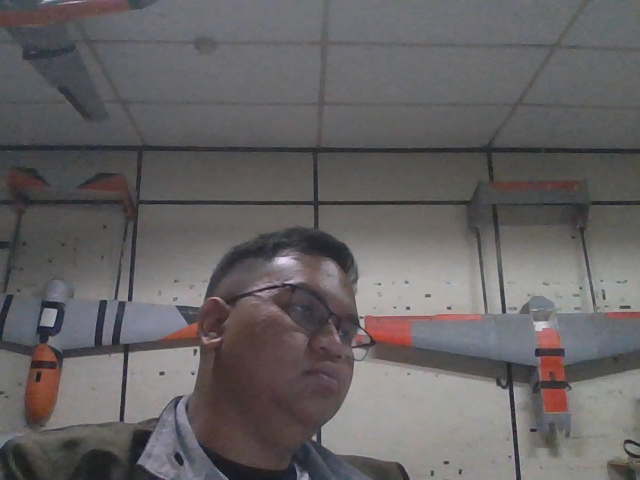
#> input picture archive/snapshots_and_tests/camera_check_idx_0.png, 640 x 480 px, given in place of the camera
$ python compare_v1_v2.py
#> lines starting #> are read from the running program, lines starting #| are printed output that depends on the picture; after the words box and inside, x2 and y2 are one past the last pixel; in counts of white or black regions, pixels touching at a corner belong together
#> in main, raw_frame is the input picture: shape (480, 640, 3); mean B, G, R 99.3, 98.3, 101.6
"""
================================================================================
          EASYCAP VRX CLEAN FULLSCREEN VIEWER & COMPARISON
                         Teknofest Autonomy & Vision
================================================================================

Deskripsi:
Viewer real-time layar penuh murni untuk EasyCap VRX.
Bebas slider, bebas lag, dan tidak merusak hardware register kamera.

Kontrol Keyboard:
  [SPACE]     : Toggle ON / OFF Enhancer (Bandingkan Langsung Fullscreen)
  [TAB]       : Mode Side-by-Side (Kiri: RAW Asli, Kanan: ENHANCED)
  [0]         : Pilih Camera Index 0 (EasyCap VRX)
  [1]         : Pilih Camera Index 1 (Webcam Laptop)
  [2]         : Pilih Camera Index 2 (OBS Virtual Camera)
  [F]         : Toggle Layar Penuh (True Fullscreen)
  [C]         : Simpan Snapshot Foto
  [Q] / [ESC] : Keluar
================================================================================
"""

import sys
import os
import time
import numpy as np
import cv2


class CleanVideoEnhancer:
    """
    Engine pemrosesan citra yang terbukti paling stabil, bersih, dan tajam
    untuk sinyal analog EasyCap VRX Teknofest.
    """
    def __init__(self):
        self.clahe = cv2.createCLAHE(clipLimit=1.4, tileGridSize=(8, 8))

    def process(self, frame: np.ndarray) -> np.ndarray:
        if frame is None or frame.size == 0:
            return frame

        h, w = frame.shape[:2]
#> h = 480; w = 640

        # 1. Instantaneous Field Deinterlacing (Hapus Garis Sisir)
        field = frame[1::2, :, :]
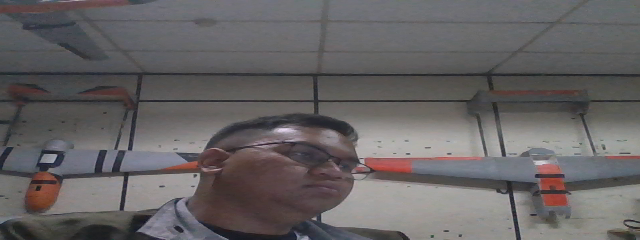
#> field: shape (240, 640, 3); mean B, G, R 99.4, 98.3, 101.7
        deint = cv2.resize(field, (w, h), interpolation=cv2.INTER_CUBIC)

        # 2. YCrCb Denoising & Color Separation
        ycrcb = cv2.cvtColor(deint, cv2.COLOR_BGR2YCrCb)
#> ycrcb: shape (480, 640, 3); mean of channels 0, 1, 2 99.5, 129.6, 128
        y, cr, cb = cv2.split(ycrcb)
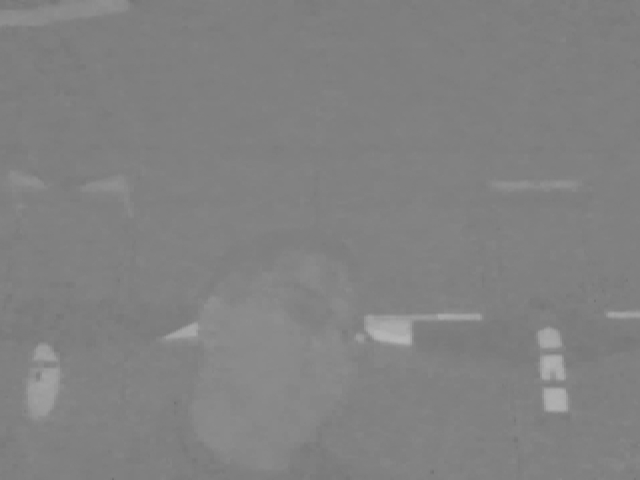
#> cr: shape (480, 640); min 110, max 183, mean 129.6

        # Fast Auto White Balance
        cr_off = int(np.clip(np.mean(cr) - 128, -20, 20))
#> cr_off = 1
        cb_off = int(np.clip(np.mean(cb) - 128, -20, 20))
#> cb_off = 0
        if cr_off != 0: cr = cv2.subtract(cr, cr_off)
        if cb_off != 0: cb = cv2.subtract(cb, cb_off)

        # Gentle Chroma Denoising
        cr = cv2.GaussianBlur(cr, (7, 7), 1.5)
        cb = cv2.GaussianBlur(cb, (7, 7), 1.5)

        # Luma Surface Smoothing (Hapus Bintik Semut, Jaga Garis Tepi)
        blur_y = cv2.GaussianBlur(y, (5, 5), 1.5)
        diff = cv2.absdiff(y, blur_y)
        mask_edge = cv2.threshold(diff, 10, 255, cv2.THRESH_BINARY)[1]
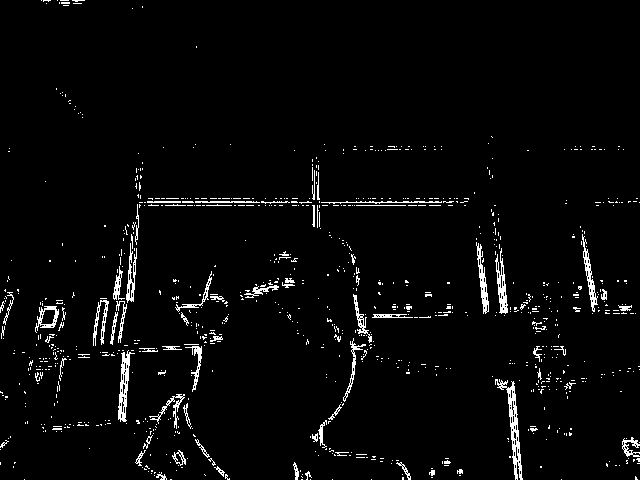
#> mask_edge: shape (480, 640); 3.2% white in thin lines or dots
        y_smooth = np.where(mask_edge == 255, y, blur_y)

        # Controlled CLAHE (Kontras Lokal)
        y_clahe = self.clahe.apply(y_smooth)

        # Clean Unsharp Masking
        blur_s = cv2.GaussianBlur(y_clahe, (0, 0), sigmaX=1.0)
        diff_s = cv2.absdiff(y_clahe, blur_s)
        mask_p = cv2.threshold(diff_s, 6, 255, cv2.THRESH_BINARY)[1]
#> mask_p: shape (480, 640); 3.3% white in thin lines or dots
        boost = cv2.addWeighted(y_clahe, 1.35, blur_s, -0.35, 0)
        y_final = np.where(mask_p == 255, boost, y_clahe)

        # Recombine
        merged = cv2.merge([y_final, cr, cb])
#> merged: shape (480, 640, 3); mean of channels 0, 1, 2 115.7, 128.6, 128
        bgr = cv2.cvtColor(merged, cv2.COLOR_YCrCb2BGR)

        # Saturation Boost (Warna Terpal Biru & Merah Jadi Pop)
        hsv = cv2.cvtColor(bgr, cv2.COLOR_BGR2HSV)
#> hsv: shape (480, 640, 3); mean H, S, V 71.7, 19.6, 120.2
        h_c, s_c, v_c = cv2.split(hsv)
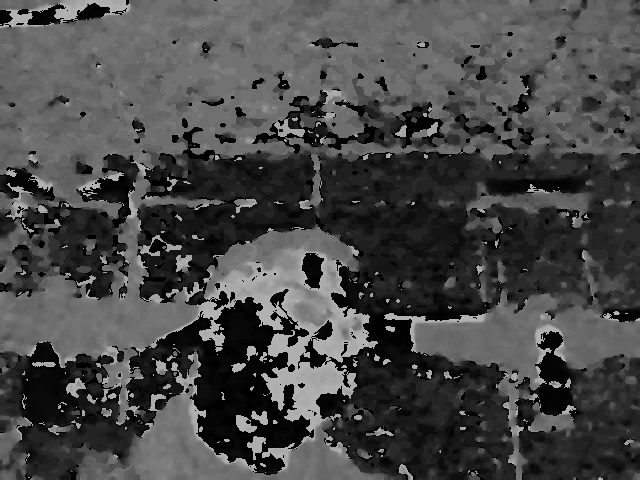
#> h_c: shape (480, 640); min 0, max 179, mean 71.7
        s_c = np.clip(s_c.astype(np.float32) * 1.30, 0, 255).astype(np.uint8)
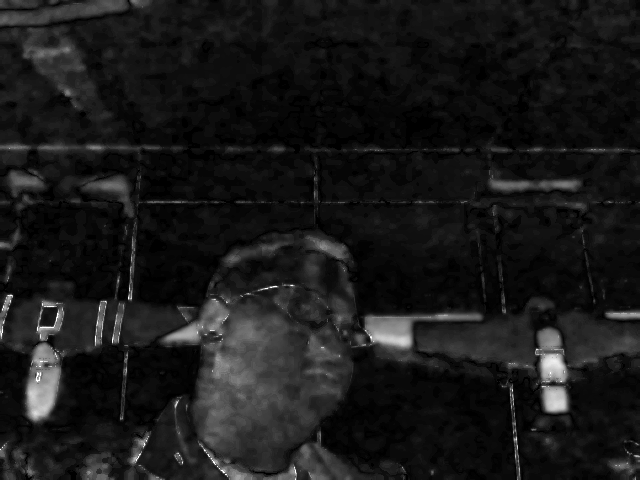
#> s_c: shape (480, 640); min 0, max 255, mean 25
        enhanced = cv2.cvtColor(cv2.merge([h_c, s_c, v_c]), cv2.COLOR_HSV2BGR)

        # Crop border analog kotor
        crop_m = 8
        enhanced = cv2.resize(enhanced[crop_m:-crop_m, crop_m:-crop_m], (w, h), interpolation=cv2.INTER_CUBIC)
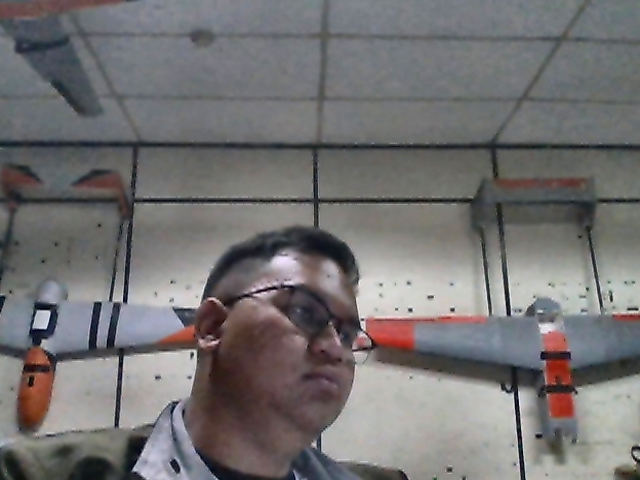
#> enhanced: shape (480, 640, 3); mean B, G, R 114.3, 113.8, 115.8

        return enhanced


def main(default_camera_index=0):
    enhancer = CleanVideoEnhancer()
    current_idx = default_camera_index

    cap = cv2.VideoCapture(current_idx)
    if not cap.isOpened():
        print(f"[WARN] Gagal membuka camera index {current_idx}. Mencoba index 1...")
        current_idx = 1
        cap = cv2.VideoCapture(current_idx)

    win_name = "EasyCap VRX Viewer - Teknofest Autonomy"
    cv2.namedWindow(win_name, cv2.WINDOW_NORMAL)
    cv2.resizeWindow(win_name, 1280, 720)

    # State:
    # mode: 'ENHANCED_FULL' (default), 'RAW_FULL', 'SIDE_BY_SIDE'
    view_mode = 0  # 0: Enhanced Fullscreen, 1: Side-by-Side (Before/After), 2: Raw Fullscreen
    mode_names = ["ENHANCED FULLSCREEN", "SIDE-BY-SIDE (RAW | ENHANCED)", "RAW FULLSCREEN"]
    is_fullscreen = False

    status_msg = "Siap. [SPACE] Toggle Filter, [TAB] Side-by-Side, [0/1/2] Ganti Kamera, [F] Fullscreen."
    status_timer = time.time() + 4.0
    fps_time = time.time()
    fps_count = 0.0

    print("\n" + "=" * 65)
    print(f" VIEWER EASYCAP VRX AKTIF (Camera Index: {current_idx}):")
    print("  [SPACE]     : Toggle ON / OFF Filter Langsung")
    print("  [TAB]       : Tampilan Side-by-Side (RAW | ENHANCED)")
    print("  [0]         : Beralih ke Camera Index 0 (EasyCap VRX)")
    print("  [1]         : Beralih ke Camera Index 1 (Webcam Laptop)")
    print("  [2]         : Beralih ke Camera Index 2 (OBS Virtual)")
    print("  [F]         : Toggle Fullscreen")
    print("  [C]         : Simpan Foto Snapshot")
    print("  [Q] / [ESC] : Keluar")
    print("=" * 65 + "\n")

    try:
        while True:
            ret, raw_frame = cap.read()
            if not ret or raw_frame is None:
                time.sleep(0.01)
                continue

            t0 = time.perf_counter()
            enhanced_frame = enhancer.process(raw_frame)
            proc_ms = (time.perf_counter() - t0) * 1000.0

            # Hitung FPS
            now = time.time()
            dt = now - fps_time
            if dt > 0:
                inst = 1.0 / dt
                fps_count = (0.85 * fps_count) + (0.15 * inst) if fps_count > 0 else inst
            fps_time = now

            h, w = raw_frame.shape[:2]
#> h = 480; w = 640
            enh_h, enh_w = enhanced_frame.shape[:2]
#> enh_h = 480; enh_w = 640
            raw_matched = cv2.resize(raw_frame, (enh_w, enh_h))

            # Render Sesuai Mode
            display_img = None
            if view_mode == 0:
                # Enhanced Fullscreen
                display_img = enhanced_frame.copy()
            elif view_mode == 1:
                # Side-by-Side
                lbl_raw = raw_matched.copy()
                lbl_enh = enhanced_frame.copy()
                cv2.rectangle(lbl_raw, (0, 0), (enh_w, 35), (20, 20, 20), -1)
                cv2.putText(lbl_raw, "[RAW VRX ANALOG]", (15, 24), cv2.FONT_HERSHEY_DUPLEX, 0.65, (0, 0, 255), 2)

                cv2.rectangle(lbl_enh, (0, 0), (enh_w, 35), (20, 20, 20), -1)
                cv2.putText(lbl_enh, f"[ENHANCED] ({proc_ms:.1f}ms)", (15, 24), cv2.FONT_HERSHEY_DUPLEX, 0.65, (0, 255, 0), 2)
                display_img = np.hstack([lbl_raw, lbl_enh])
            else:
                # Raw Fullscreen
                display_img = raw_matched.copy()

            # HUD Bar Minimalis
            dh, dw = display_img.shape[:2]
#> dh = 480; dw = 640
            hud = np.zeros((36, dw, 3), dtype=np.uint8)
            hud[:] = (20, 20, 20)

            cv2.putText(hud, f"Cam Index [{current_idx}] | {fps_count:4.1f} FPS | Process: {proc_ms:3.1f}ms | Mode: {mode_names[view_mode]}",
                        (15, 24), cv2.FONT_HERSHEY_SIMPLEX, 0.50, (255, 255, 255), 1, cv2.LINE_AA)

            if time.time() < status_timer:
                cv2.putText(hud, f">> {status_msg}", (dw - 620, 24), cv2.FONT_HERSHEY_SIMPLEX, 0.48, (0, 255, 255), 1, cv2.LINE_AA)

            final_view = np.vstack([display_img, hud])
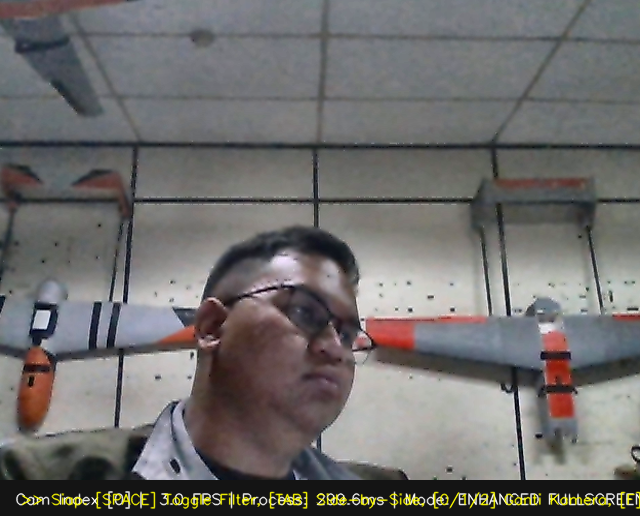
#> final_view: shape (516, 640, 3); mean B, G, R 108.6, 109.5, 111.4
            cv2.imshow(win_name, final_view)

            key = cv2.waitKey(1) & 0xFF
#> (key q is pressed here)
            if key in [27, ord('q'), ord('Q')]:
                break
            elif key == 32: # SPACE: Toggle Enhanced vs Raw Fullscreen
                view_mode = 2 if view_mode == 0 else 0
                status_msg = f"Tampilan: {mode_names[view_mode]}"
                status_timer = time.time() + 2.0
            elif key in [9, ord('t'), ord('T')]: # TAB: Side by Side
                view_mode = 1 if view_mode != 1 else 0
                status_msg = f"Tampilan: {mode_names[view_mode]}"
                status_timer = time.time() + 2.0
            elif key in [ord('0'), ord('1'), ord('2')]: # Switch Camera Index
                target_idx = int(chr(key))
                if target_idx != current_idx:
                    status_msg = f"Membuka Camera Index [{target_idx}]..."
                    cap.release()
                    cap = cv2.VideoCapture(target_idx)
                    if cap.isOpened():
                        current_idx = target_idx
                        status_msg = f"Berhasil beralih ke Camera Index [{current_idx}]"
                    else:
                        print(f"[ERROR] Gagal membuka Index [{target_idx}], kembali ke [{current_idx}]")
                        cap = cv2.VideoCapture(current_idx)
                        status_msg = f"Gagal membuka [{target_idx}], kembali ke [{current_idx}]"
                    status_timer = time.time() + 3.0
            elif key in [ord('f'), ord('F')]:
                is_fullscreen = not is_fullscreen
                if is_fullscreen:
                    cv2.setWindowProperty(win_name, cv2.WND_PROP_FULLSCREEN, cv2.WINDOW_FULLSCREEN)
                else:
                    cv2.setWindowProperty(win_name, cv2.WND_PROP_FULLSCREEN, cv2.WINDOW_NORMAL)
                status_msg = f"Fullscreen: {'AKTIF' if is_fullscreen else 'OFF'}"
                status_timer = time.time() + 2.0
            elif key in [ord('c'), ord('C')]:
                ts = int(time.time())
                fn = f"easycap_snapshot_{ts}.png"
                comp_snap = np.hstack([raw_matched, enhanced_frame])
                cv2.imwrite(fn, comp_snap)
                print(f"[SNAPSHOT] Disimpan ke {fn}")
                status_msg = f"Snapshot disimpan ({fn})!"
                status_timer = time.time() + 3.0

    finally:
        cap.release()
        cv2.destroyAllWindows()
        print("[VIEWER] Ditutup.")


if __name__ == "__main__":
    import argparse
    parser = argparse.ArgumentParser(description="EasyCap VRX Clean Fullscreen Viewer")
    parser.add_argument("--index", "-i", type=int, default=0, help="Camera Index (0: EasyCap VRX, 1: Webcam)")
    args = parser.parse_args()

    main(default_camera_index=args.index)
